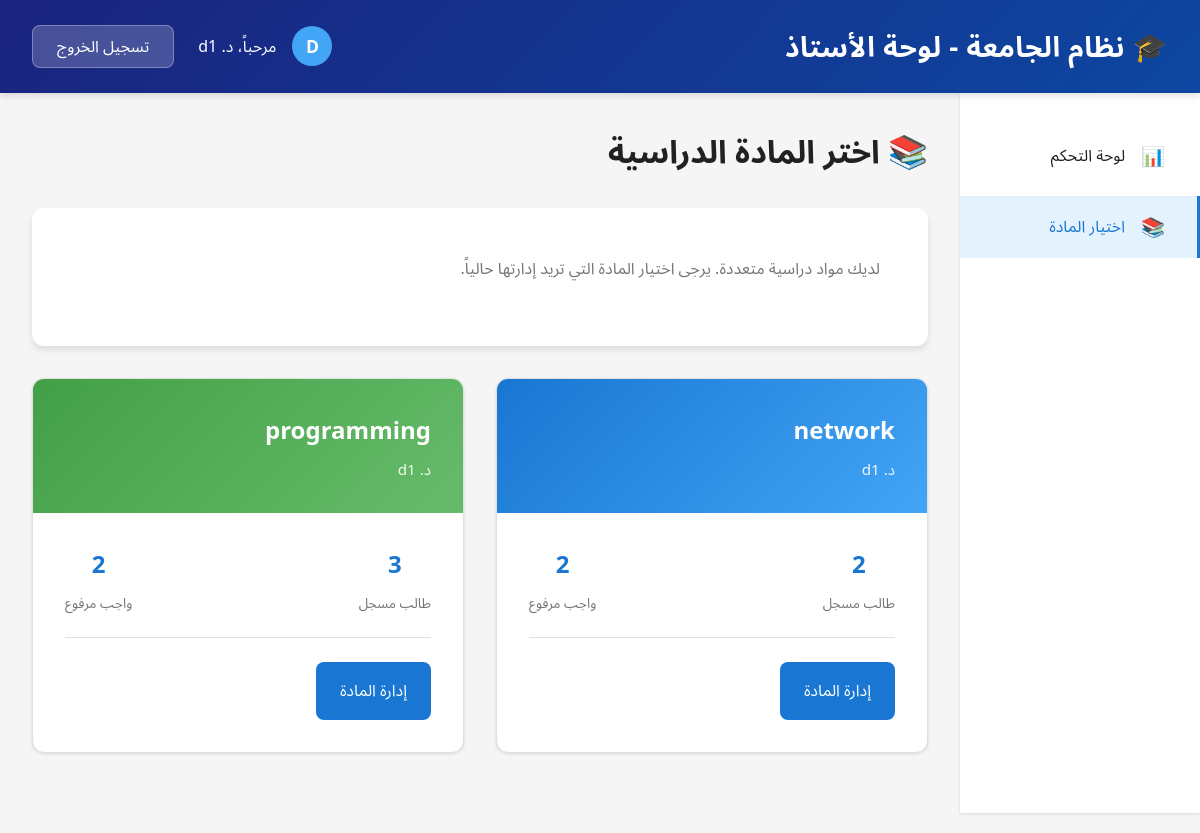
The page /doctor/select-subject/ (signed in) on the database its author committed.
### myapp/models.py (models this page shows, shortened)
class Subject(models.Model):
    name = models.CharField(max_length=100, unique=True)
    description = models.TextField(blank=True, null=True)
    doctor = models.ForeignKey(
        User,
        on_delete=models.SET_NULL,
        null=True,
        limit_choices_to={'profile__role': 'doctor'},
        related_name='teaching_subjects'
    )
    created_at = models.DateTimeField(auto_now_add=True)
    class Meta:
        verbose_name = 'Subject'
        verbose_name_plural = 'Subjects'
        ordering = ['name']

### myapp/views.py (the view)
# urls.py: path('doctor/select-subject/', views.DoctorSubjectSelectView.as_view(), name='doctor_subject_select'),
@method_decorator(login_required, name='dispatch')
class DoctorSubjectSelectView(View):
    def get(self, request):
        if not hasattr(request.user, 'profile') or request.user.profile.role != 'doctor':
            messages.error(request, 'غير مصرح لك بالوصول إلى هذه الصفحة.')
            return redirect('/')
        subjects = Subject.objects.filter(
            doctor=request.user
        ).prefetch_related('enrollments', 'submissions')
        context = {
            'subjects': subjects,
            'total_subjects': subjects.count()
        }
        return render(request, 'myapp/doctor_subject_select.html', context)

### templates/myapp/doctor_subject_select.html (shortened to what this page needs)
{% extends 'base.html' %}
{% load static %}
{% block content %}
    <header class="header">
        <div class="header-content">
            <h1>🎓 نظام الجامعة - لوحة الأستاذ</h1>
            <div class="header-user">
                <div class="user-info">
                    <div class="user-avatar">{{ user.username|slice:":1"|upper }}</div>
                    <span>مرحباً، د. {{ user.get_full_name|default:user.username }}</span>
                </div>
                <a href="{% url 'logout' %}" class="logout-btn">تسجيل الخروج</a>
            </div>
        </div>
    </header>
    <div class="dashboard-layout">
        <aside class="sidebar">
            <ul class="sidebar-menu">
                <li>
                    <a href="{% url 'doctor_dashboard' %}">
                        <span class="icon">📊</span>
                        <span>لوحة التحكم</span>
                    </a>
                </li>
                <li>
                    <a href="{% url 'doctor_subject_select' %}" class="active">
                        <span class="icon">📚</span>
                        <span>اختيار المادة</span>
                    </a>
                </li>
            </ul>
        </aside>
        <main class="main-content">
            <h1 class="page-title">📚 اختر المادة الدراسية</h1>
            <div class="upload-card" style="margin-bottom: 2rem;">
                <p style="color: #757575; margin-bottom: 1rem;">
                    لديك مواد دراسية متعددة. يرجى اختيار المادة التي تريد إدارتها حالياً.
                </p>
            </div>
            {% if subjects %}
            <div class="subjects-grid">
                {% for subject in subjects %}
                <div class="subject-card">
                    <div class="subject-header" style="background: linear-gradient(135deg,
                        {% cycle '#1976d2' '#43a047' '#e53935' '#f57c00' '#7b1fa2' '#0097a7' %} 0%,
                        {% cycle '#42a5f5' '#66bb6a' '#ef5350' '#ffb74d' '#ba68c8' '#4dd0e1' %} 100%);">
                        <div>
                            <h3 class="subject-name">{{ subject.name }}</h3>
                            <p class="subject-teacher">د. {{ user.get_full_name|default:user.username }}</p>
                        </div>
                    </div>
                    <div class="subject-body">
                        <div class="subject-stats">
                            <div class="stat-item">
                                <div class="stat-number">{{ subject.enrollments.count }}</div>
                                <div class="stat-label">طالب مسجل</div>
                            </div>
                            <div class="stat-item">
                                <div class="stat-number">{{ subject.submissions.count }}</div>
                                <div class="stat-label">واجب مرفوع</div>
                            </div>
                        </div>
                        <div class="subject-actions" style="margin-top: 1rem;">
                            <a href="{% url 'doctor_subject_detail' subject.id %}" class="btn btn-primary">إدارة المادة</a>
                        </div>
                    </div>
                </div>
                {% endfor %}
            </div>
            {% endif %}
        </main>
    </div>
{% endblock %}

### rows shown on the page
Subject: name "network", enrollments.count "2", submissions.count "2"
Subject: name "programming", enrollments.count "3", submissions.count "2"

### other values the page prints
{{ user.username|slice:":1"|upper }} "D"
{{ user.get_full_name|default:user.username }} "d1"
